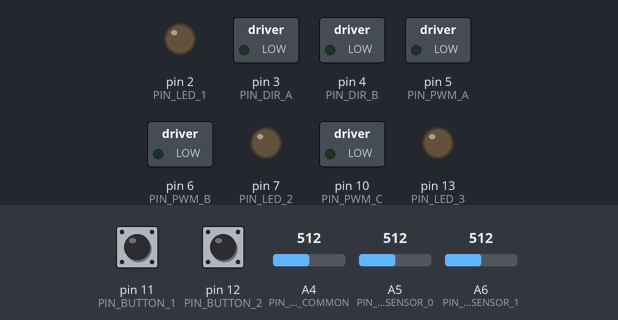
A sketch run on a simulated Arduino Nano, built with avr-gcc and run on an emulated ATmega328P. On the bench: switched loads named in the sketch (green lamp = pin HIGH), output pins drawn as LEDs (lit = HIGH). The inputs (shaded band) are chosen by the test bench; at power-on: pin 11 (PIN_BUTTON_1) HIGH, pin 12 (PIN_BUTTON_2) HIGH, A4 (PIN_SENSORS_COMMON) = 512, A5 (PIN_MARK_SENSOR_0) = 512, A6 (PIN_MARK_SENSOR_1) = 512. Pins used as bus, display or sensor lines are not drawn.

Above: at 1.5 s.
1.6 s: pin 11 (PIN_BUTTON_1) pulled LOW for 1 s
At 4.1 s:
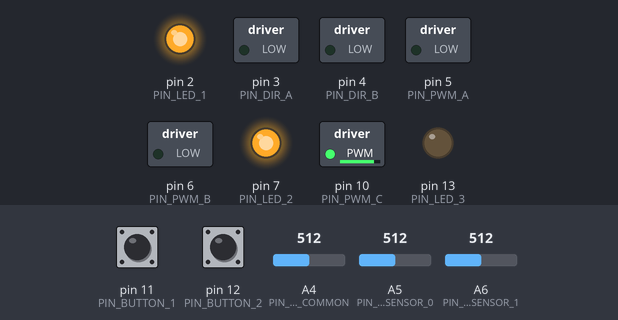
At 5.3 s:
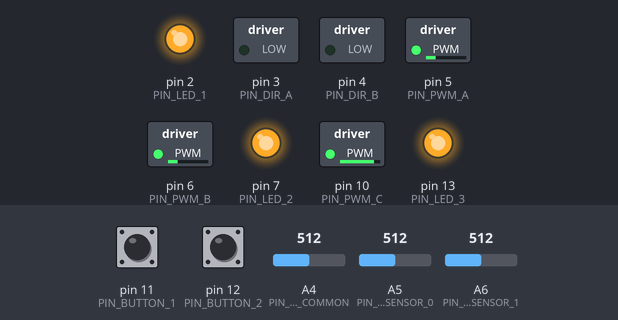
5.6 s: pin 12 (PIN_BUTTON_2) pulled LOW for 0.15 s
At 6.5 s:
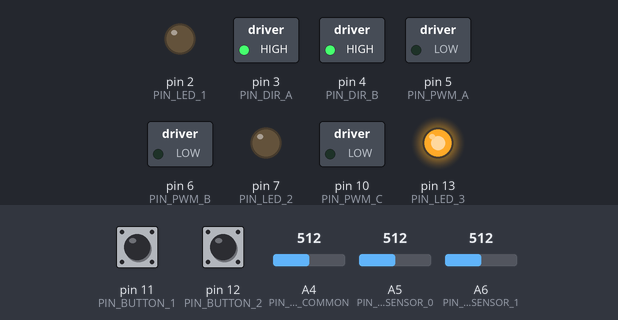
Timing chart, 0 to 14.7 s (numbered marks = the images above; inputs shaded):
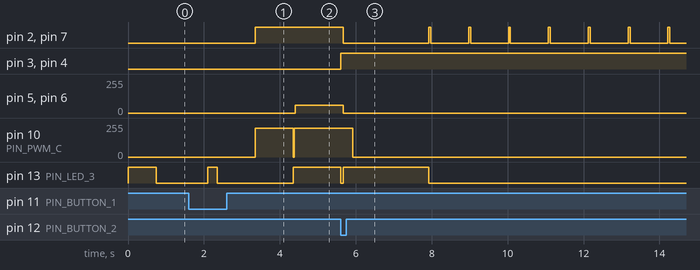

Measured:
- after the input at 1.6 s, pin 2 (PIN_LED_1), pin 7 (PIN_LED_2): LOW → HIGH after 1.8 s; pin 5 (PIN_PWM_A), pin 6 (PIN_PWM_B): 0/255 → 60/255 after 2.8 s; pin 10 (PIN_PWM_C): 0/255 → 215/255 after 1.8 s; pin 13 (PIN_LED_3): LOW → HIGH after 0.50 s, → LOW 0.25 s later, → HIGH 2.0 s later
- after the input at 5.6 s, pin 3 (PIN_DIR_A), pin 4 (PIN_DIR_B): LOW → HIGH after 0.00 s instead of 4.8 s; pin 5 (PIN_PWM_A), pin 6 (PIN_PWM_B): 60/255 → 0/255 after 0.08 s instead of 4.8 s; pin 10 (PIN_PWM_C): 215/255 → 0/255 after 0.33 s instead of 5.1 s

The sketch:

EVA-RT_LITE_1.0.ino
```cpp
// (licence header left out)
//  =============================
//  U S E R   P A R A M E T E R S
//  =============================

#define KP 0.04  //  proportional component coefficient (0.04)
#define KD 0.6   //  derivative component coefficient (0.6)

#define SPEED 60       //  base PWM motors speed value (60)(min 20)
#define SPEED_IMP 215  //  base PWM impeller speed value (215)

#define INVERT_SENSOR_READS false  //  white line and black background if false (true = black line)

#define SPEED_TIME_MS 50    //  time until robot gets base speed (50)
#define RUN_TIME_MS 6000    //  time until robot turns off automatically since start running (6000)
#define MAX_OUT_TIME_MS 10  //  maximum time sensors can be out of line until robot turns off (10)

//  =====================================
//  A D V A N C E D   P A R A M E T E R S
//  =====================================

#define OUT_OUTTER_SPEED 255  //  outter side motor PWM value when sensors are offline (255)
#define OUT_INNER_SPEED -255  //  inner side motor PWM value when sensors are offline (-255)
#define MAX_IMP_SPEED 200     //  max impeller PWM value (200)

#define MARK_TIMER_MS 50     //  time while mark state is enabled (50)
#define START_DELAY_MS 1000  //  time before robot start running (1000)
#define STOP_TIME_MS 75      //  time while robot is breaking after is turned off (75)

#define SENSOR_THRESHOLD_PERCENT 75
#define CALIBRATION_NOISE_DIVISOR 8
#define CALIBRATION_AVG_SAMPLES 8
#define CALIBRATION_COLLECTOR_SAMPLES 10

//  ===============================
//  G L O B A L   C O N S T A N T S
//  ===============================

//  user input pins
#define PIN_BUTTON_1 11
#define PIN_BUTTON_2 12
#define PIN_LED_1 2
#define PIN_LED_2 7
#define PIN_LED_3 13

//  sensor pins
#define PIN_SENSORS_MUX_S0 A0
#define PIN_SENSORS_MUX_S1 A1
#define PIN_SENSORS_MUX_S2 A2
#define PIN_SENSORS_MUX_S3 A3
#define PIN_SENSORS_COMMON A4
#define PIN_MARK_SENSOR_0 A5
#define PIN_MARK_SENSOR_1 A6

//  motor driver pins
#define PIN_PWM_A 5
#define PIN_PWM_B 6
#define PIN_PWM_C 10
#define PIN_DIR_A 3
#define PIN_DIR_B 4

#define NUM_SENSORS 12      //  ammount of line sensors
#define NUM_MARK_SENSORS 2  //  ammount of side mark sensors
#define TOTAL_SENSORS (NUM_SENSORS + NUM_MARK_SENSORS)
#define INDEX_MS0 NUM_SENSORS
#define INDEX_MS1 (NUM_SENSORS + 1)
#define FIRST_SENSOR_MUX_SWITCH_CONFIG 2  //  mux switch configuration for first line sensor (S0)
#define LAST_SENSOR_MUX_SWITCH_CONFIG 13  //  mux switch configuration for last line sensor (S11)

//  ===============================
//  G L O B A L   V A R I A B L E S
//  ===============================

int sensorValues[TOTAL_SENSORS];
unsigned int maxSensorValues[TOTAL_SENSORS];
unsigned int minSensorValues[TOTAL_SENSORS];
int sensorThreshold[TOTAL_SENSORS];

bool markState[2];
bool pastMarkSensorValues[2];

unsigned long startTime;              //  instant time before start running
unsigned long currentTime;            //  current time
unsigned long outStartTime;           //  last time before sensors gets offline
unsigned long markRisingEdgeTime[2];  //  instant time when marks sensors reads rising edge

bool isOnLine = false;
bool lastDetectedSide;
bool isRunning = false;
bool isOffEnabled = false;

int speedDecrement = 0;
bool isSpeedBase = false;

int error;
int previousError;

void setup() {
  //  ===================
  //  M A I N   S E T U P
  //  ===================

  //  user I/O interface setup
  pinMode(PIN_BUTTON_1, INPUT_PULLUP);
  pinMode(PIN_BUTTON_2, INPUT_PULLUP);
  pinMode(PIN_LED_1, OUTPUT);
  pinMode(PIN_LED_2, OUTPUT);
  pinMode(PIN_LED_3, OUTPUT);

  //  sensor switch pins setup
  pinMode(PIN_SENSORS_MUX_S0, OUTPUT);
  pinMode(PIN_SENSORS_MUX_S1, OUTPUT);
  pinMode(PIN_SENSORS_MUX_S2, OUTPUT);
  pinMode(PIN_SENSORS_MUX_S3, OUTPUT);

  //  motor driver pins setup
  pinMode(PIN_DIR_A, OUTPUT);
  pinMode(PIN_DIR_B, OUTPUT);

  //  =========================
  //  R O B O T   B O O T I N G
  //  =========================

  //  boot display animation
  digitalWrite(PIN_LED_3, HIGH);
  delay(750);
  digitalWrite(PIN_LED_3, LOW);

  //  calibration button trigger
  while (digitalRead(PIN_BUTTON_1)) {
  };

  //  ===================================
  //  S E N S O R   C A L I B R A T I O N
  //  ===================================
  delay(250);
  resetCalibrationValues();

  while (digitalRead(PIN_BUTTON_1)) {
    PINB |= 1 << 5;  //  toggle LED 3
    calibrateSensors();
  }
  digitalWrite(PIN_LED_3, LOW);
  delay(250);

  //  get sensor threshold
  for (byte i = 0; i < TOTAL_SENSORS; i++) {
    sensorThreshold[i] = (maxSensorValues[i] - minSensorValues[i]) * ((float)(SENSOR_THRESHOLD_PERCENT) / 100) + minSensorValues[i];
  }

  //  =======================
  //  R E A D Y   T O   R U N
  //  =======================

  //  start run button trigger
  while (digitalRead(PIN_BUTTON_1)) {
  };
  digitalWrite(PIN_LED_3, HIGH);
  delay(250);
  digitalWrite(PIN_LED_3, LOW);

  delay(1000);  //  wait 1 second to enable the impeller

  digitalWrite(PIN_LED_1, HIGH);
  digitalWrite(PIN_LED_2, HIGH);
  setImpeller(SPEED_IMP);
  delay(START_DELAY_MS);
  //  must stop impeller until motors speed gets half of base speed value
  setImpeller(0);
  digitalWrite(PIN_LED_3, HIGH);

  //  set start values
  isRunning = true;

  startTime = millis();
  currentTime = startTime;
  outStartTime = startTime;
}

//  =============================================================
//                    R U N N I N G    L O O P
//  =============================================================

void loop() {
  while (isRunning) {
    //  get current time
    currentTime = millis();

    //  speed increase method
    if (!isSpeedBase) {
      //  if running elapsed time is higher or equal to SPEED_TIME_MS
      //  set impeller speed and set speed decrement value to zero
      if (currentTime - startTime >= SPEED_TIME_MS) {
        setImpeller(SPEED_IMP);
        speedDecrement = 0;
        isSpeedBase = true;
      } else {
        //  interpolate speed decrement ramp value in function of time elapsed after start running
        speedDecrement = SPEED - (SPEED * (currentTime - startTime) / SPEED_TIME_MS);

        //  set impeller speed at mid of speed decrement ramp time
        if (currentTime - startTime >= SPEED_TIME_MS / 2) {
          setImpeller(SPEED_IMP);
        }
      }
    }

    //  get position and error
    unsigned int position = readLine();
    error = position - (NUM_SENSORS - 1) * 1000 / 2;

    //  calculate error difference
    int deltaError = error - previousError;
    previousError = error;  //  update previous error after

    updateMarkState();

    //  if is online and position is no equal to the limits, calculate control signal and PWM values
    if (isOnLine && position && position != (NUM_SENSORS - 1) * 1000) {
      //  check the last detected side of the line
      if (sensorValues[0] || sensorValues[1]) {
        lastDetectedSide = 0;
      }
      if (sensorValues[NUM_SENSORS - 1] || sensorValues[NUM_SENSORS - 2]) {
        lastDetectedSide = 1;
      }

      //  calculate control signal
      long controlSignal = (error * KP) + ((long)(deltaError)*KD);

      //  constrain control signal
      controlSignal = constrain(controlSignal, -510, 510);

      //  get motor PWM values
      int valPWMA = SPEED + controlSignal - speedDecrement;
      int valPWMB = SPEED - controlSignal - speedDecrement;

      //  constrain motor PWM values
      valPWMA = constrain(valPWMA, -255, 255);
      valPWMB = constrain(valPWMB, -255, 255);

      //  set motors PWM
      setMotors(valPWMA, valPWMB);

      outStartTime = currentTime;  //  update last time online
    } else {
      //  ===================================
      //  O U T   O F   L I N E   M E T H O D
      //  ===================================

      //  get out elapsed time
      unsigned long outElapsedTime = currentTime - outStartTime;

      //  if out elapsed time is higher or equal to MAX_OUT_TIME_MS, stop running
      if (outElapsedTime >= MAX_OUT_TIME_MS) { isRunning = false; }

      //  set motors in function of last detected side before out
      if (!lastDetectedSide) {
        setMotors(OUT_INNER_SPEED, OUT_OUTTER_SPEED);  //  robot turns left
      } else {
        setMotors(OUT_OUTTER_SPEED, OUT_INNER_SPEED);  //  robot turns right
      }
    }

    //  button off trigger
    isRunning = (!digitalRead(PIN_BUTTON_1) || !digitalRead(PIN_BUTTON_2)) ? false : isRunning;

    //  off by running time trigger
    if (currentTime - startTime >= RUN_TIME_MS) { isRunning = false; }

    //  update previous mark sensor values
    pastMarkSensorValues[0] = sensorValues[INDEX_MS0];
    pastMarkSensorValues[1] = sensorValues[INDEX_MS1];
  }

  //  =============================================================
  //                    R U N N I N G    S T O P
  //  =============================================================

  setMotors(-SPEED, -SPEED);  //  instant brake
  digitalWrite(PIN_LED_3, LOW);
  delay(75);  //  brake time

  setMotors(0, 0);
  digitalWrite(PIN_LED_1, LOW);
  digitalWrite(PIN_LED_2, LOW);
  digitalWrite(PIN_LED_3, HIGH);

  delay(250);
  setImpeller(0);
  delay(2000);  //  two seconds delay after robot gets goal (very important)
  digitalWrite(PIN_LED_3, LOW);

  //  robot end programm animation
  while (1) {
    digitalWrite(PIN_LED_1, HIGH);
    digitalWrite(PIN_LED_2, HIGH);
    delay(50);
    digitalWrite(PIN_LED_1, LOW);
    digitalWrite(PIN_LED_2, LOW);
    delay(1000);
  }
}

void updateMarkState() {
  for (byte i = 0; i < 2; i++) {
    //  save instant time on rising edge
    if (sensorValues[INDEX_MS0 + i] && !pastMarkSensorValues[i]) {
      markRisingEdgeTime[i] = currentTime;
      markState[i] = true;

      //  if right mark is detected, set off enable flag to true
      //  if left mark is detected, set to false
      isOffEnabled = i ? true : false;
    }

    if (markState[i]) {
      //  set off enable flag while left mark state is true
      if (!i) { isOffEnabled = false; }

      //  set mark state to false if its elapsed time is higher or equal to MARK_TIMER_MS
      if (currentTime - markRisingEdgeTime[i] >= MARK_TIMER_MS) {
        markState[i] = false;
        //  if index is higher to zero (right mark index), off enabled flag is true
        //  and if 1 second has passed since robot started running
        if (i && isOffEnabled && currentTime - startTime >= 1000) {
          isRunning = false;  // comment this line to disable goal mark stop
        }
      }
    }
  }
}

//  resets minimum and maximum sensor values
void resetCalibrationValues() {
  for (byte i = 0; i < TOTAL_SENSORS; i++) {
    maxSensorValues[i] = 0;
    minSensorValues[i] = 1023;
  }
}

//  returns line position using weighted average calculation
unsigned int readLine() {
  uint32_t wtd = 0;  //  temporal sum of weighted sensor values
  uint32_t sum = 0;  //  temporal sum of sensor values
  isOnLine = false;  //  set line is not on sensors range at the start of line position calculation

  //  get calibrated sensor read values
  readCalibratedSensors();

  for (byte i = 0; i < NUM_SENSORS; i++) {
    //  add to sum if actual sensor value is higher to zero
    if (sensorValues[i]) {
      isOnLine = true;  // updates to true if at least one sensor detects the line
      wtd += (uint32_t)sensorValues[i] * i * 1000;
      sum += sensorValues[i];
    }
  }

  //  if weighted sum is higher to zero return weighted average
  return wtd ? wtd / sum : 0;
}

//  updates sensor values with direct raw measurements (inverted or not inverted)
void readRawSensors() {
  //  line sensor reading loop
  for (byte i = FIRST_SENSOR_MUX_SWITCH_CONFIG; i <= LAST_SENSOR_MUX_SWITCH_CONFIG; i++) {
    PORTC = (PORTC & ~0b1111) | i;                                                      //  set mux switch address direct from I/O registers
    sensorValues[i - FIRST_SENSOR_MUX_SWITCH_CONFIG] = analogRead(PIN_SENSORS_COMMON);  //  read analog value from mux common pin
  }

  //  read analog value from mark sensor pins
  sensorValues[INDEX_MS0] = analogRead(PIN_MARK_SENSOR_0);
  sensorValues[INDEX_MS1] = analogRead(PIN_MARK_SENSOR_1);

  //  sensor values invert method
  if (INVERT_SENSOR_READS) {
    for (byte i = 0; i < TOTAL_SENSORS; i++) {
      sensorValues[i] = 1023 - sensorValues[i];
    }
  }
}

//  updates sensor values with sampled average raw measurements
void readSampledSensors() {
  int sumSensorValues[TOTAL_SENSORS];  //  temporal sum of each sensor samples

  //  set sum values to zero
  for (byte i = 0; i < TOTAL_SENSORS; i++) {
    sumSensorValues[i] = 0;
  }

  for (byte j = 0; j < CALIBRATION_AVG_SAMPLES; j++) {
    //  update raw sensor values
    readRawSensors();

    //  adds readings to sum of each sensor
    for (byte i = 0; i < TOTAL_SENSORS; i++) {
      sumSensorValues[i] += sensorValues[i];
    }
  }

  //  update sensor values with sum average
  for (byte i = 0; i < TOTAL_SENSORS; i++) {
    sensorValues[i] = (sumSensorValues[i] + (CALIBRATION_AVG_SAMPLES >> 1)) / CALIBRATION_AVG_SAMPLES;
  }
}

//  calculates fixed range raw sensor values
void readCalibratedSensors() {
  //  get actual raw sensor readings
  readRawSensors();

  for (byte i = 0; i < NUM_SENSORS; i++) {
    unsigned int range = maxSensorValues[i] - sensorThreshold[i];

    if (sensorValues[i] > sensorThreshold[i]) {
      if (sensorValues[i] < maxSensorValues[i]) {
        //  scale value to fixed range if raw sensor value is higher than threshold and lower than maximum
        sensorValues[i] = ((sensorValues[i] - sensorThreshold[i]) * 255) / range;
      } else {
        sensorValues[i] = 255;  //  set to 255 if raw sensor value is higher than maximum calibrated value
      }
    } else {
      sensorValues[i] = 0;  //  set to zero if raw sensor value is lower than threshold
    }
  }

  //  set mark sensors values to 1 if its raw value is higher than threshold
  sensorValues[INDEX_MS0] = sensorValues[INDEX_MS0] > sensorThreshold[INDEX_MS0];
  sensorValues[INDEX_MS1] = sensorValues[INDEX_MS1] > sensorThreshold[INDEX_MS1];
}

//  updates minimum and maximum sensor values
void calibrateSensors() {
  int highestSample[TOTAL_SENSORS];  //  temporal highest collector sample for each sensor
  int lowestSample[TOTAL_SENSORS];   //  temporal lowest collector sample for each sensor

  //  samples recollector
  for (byte j = 0; j < CALIBRATION_COLLECTOR_SAMPLES; j++) {
    readSampledSensors();

    for (byte i = 0; i < TOTAL_SENSORS; i++) {
      //  update maximum value collected
      if ((j == 0) || (sensorValues[i] > highestSample[i])) {
        highestSample[i] = sensorValues[i];
      }

      //  update minimum value collected
      if ((j == 0) || (sensorValues[i] < lowestSample[i])) {
        lowestSample[i] = sensorValues[i];
      }
    }
  }

  //  update the min and max values
  for (byte i = 0; i < TOTAL_SENSORS; i++) {
    // update maximum only if the min of all collected readings was still higher than it
    // (we got all collected readings in a row higher than the existing maximum)
    if (lowestSample[i] > maxSensorValues[i]) {
      maxSensorValues[i] = lowestSample[i];
    }

    // update minimum only if the max of all collected readings was still lower than it
    // (we got all collected readings in a row lower than the existing minimum)
    if (highestSample[i] < minSensorValues[i]) {
      minSensorValues[i] = highestSample[i];
    }
  }
}

//  updates impeller PWM duty values
void setImpeller(int _pwm) {
  analogWrite(PIN_PWM_C, constrain(_pwm, 0, 255));
}

//  updates both motors PWM duty values
void setMotors(int _pwm_a, int _pwm_b) {
  //  set direction output on motor A
  if (_pwm_a > 0) {
    digitalWrite(PIN_DIR_A, LOW);  //  forward
  } else if (_pwm_a < 0) {
    digitalWrite(PIN_DIR_A, HIGH);  //  reverse
  }

  //  set direction output on motor B
  if (_pwm_b > 0) {
    digitalWrite(PIN_DIR_B, LOW);  //  forward
  } else if (_pwm_b < 0) {
    digitalWrite(PIN_DIR_B, HIGH);  //  reverse
  }

  //  update PWM duty on motor drivers
  analogWrite(PIN_PWM_A, abs(_pwm_a));
  analogWrite(PIN_PWM_B, abs(_pwm_b));
}
```
